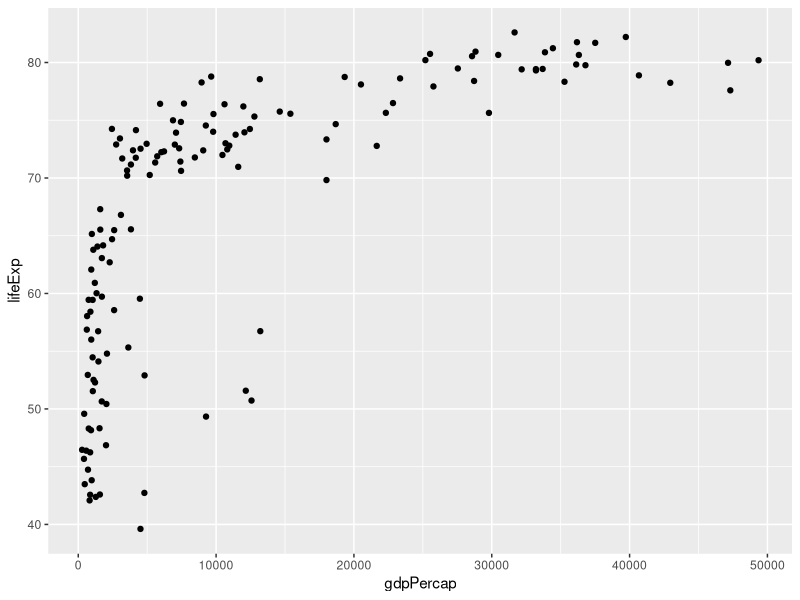
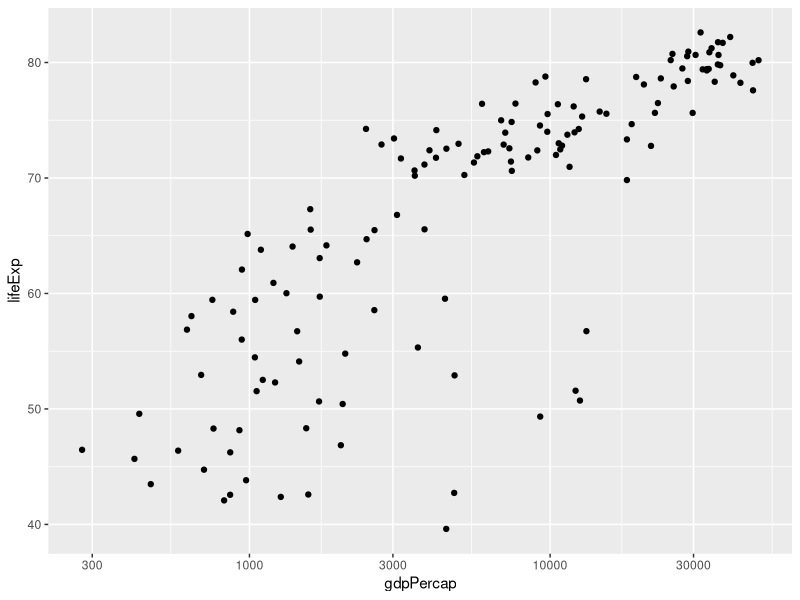
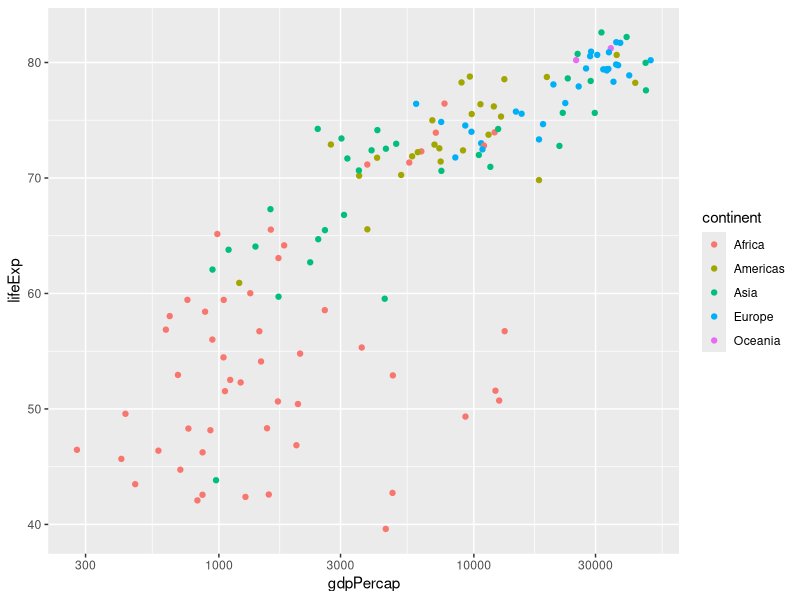
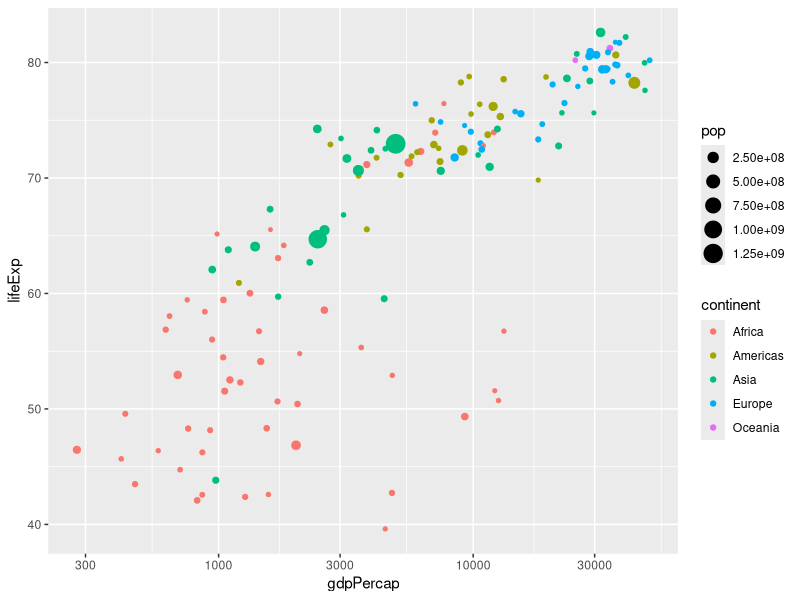
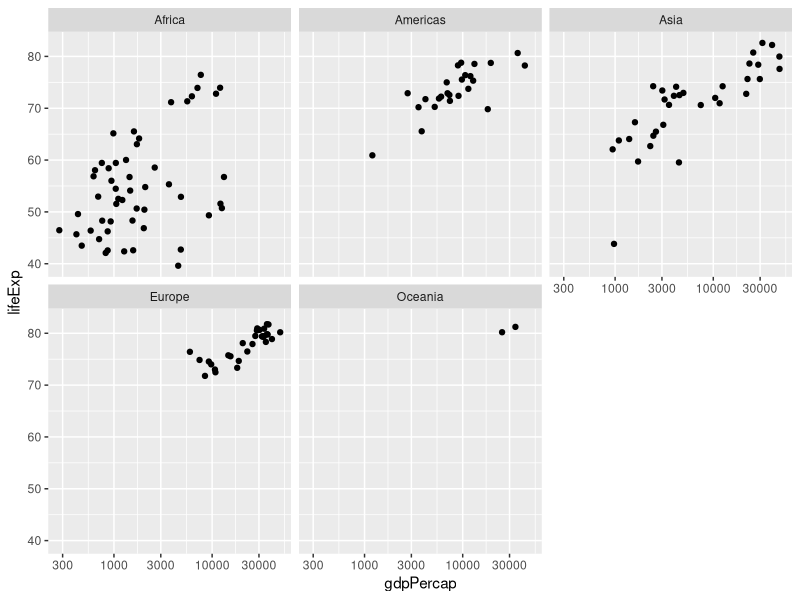
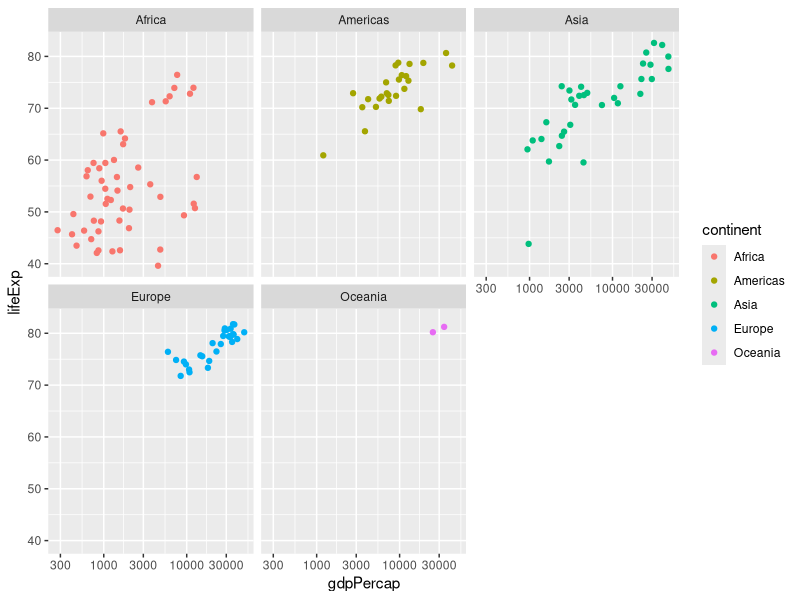
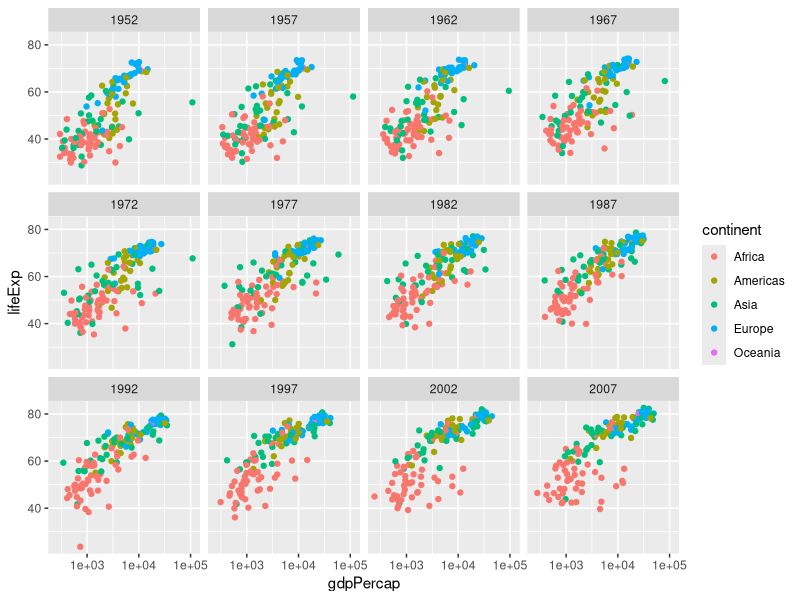

The R script that drew these images, in order:
## ---- chunk 1
library(dplyr)
library(ggplot2)
library(readr)
## ---- chunk 2
# csv with base R

## ---- chunk 3
# tsv with readr
gapminder <- read_tsv("gapminder.tsv", col_names = TRUE)
## ---- chunk 4
# working with 2007 data only
gapminder_2007 <- gapminder %>%
    filter(year == 2007)
## ---- chunk 5
# average life expectancy in the year 2007 (all countries)
gapminder %>%
    filter(year == 2007) %>%
    summarize(meanLifeExp = mean(lifeExp))
## ---- chunk 6
# 1957 median life expectancy and max GDP per capita
gapminder %>%
    filter(year == 1957) %>%
    summarize(medianLifeExp = median(lifeExp),
              maxGdpPercap = max(gdpPercap))
## ---- chunk 7
# grouping by year
# then summarize mean life expectancy & population
by_year <- gapminder %>%
    group_by(year) %>%
    summarize(meanLifeExp = mean(lifeExp),
              totalPop = sum(pop))
## ---- chunk 8
# filtered data 2007
ggplot(gapminder_2007, aes(x = gdpPercap, y = lifeExp)) +
    geom_point()
## ---- chunk 9
# distribution above on x-axis is too large, add log scale
ggplot(gapminder_2007, aes(x = gdpPercap, y = lifeExp)) +
    geom_point() +
    scale_x_log10()
## ---- chunk 10
# mapping continent variable to color aesthetic
ggplot(gapminder_2007, aes(x = gdpPercap, y = lifeExp,
                           color = continent)) +
    geom_point() +
    scale_x_log10()
## ---- chunk 11
# adding size aesthetic to plot above
ggplot(gapminder_2007, aes(x = gdpPercap, y = lifeExp,
                           color = continent,
                           size = pop)) +
    geom_point() +
    scale_x_log10()
## ---- chunk 12
# facet by continent
# removed color aes, explanation below
ggplot(gapminder_2007, aes(x = gdpPercap, y = lifeExp)) +
    geom_point() +
    scale_x_log10() +
    facet_wrap(~ continent)
## ---- chunk 13
# facet by continent, but keeping color aesthetic mapped to continent
ggplot(gapminder_2007, aes(x = gdpPercap, y = lifeExp,
                           color = continent)) +
    geom_point() +
    scale_x_log10() +
    facet_wrap(~ continent)
## ---- chunk 14
# facet by year
# using gapminder data, not gapminder_2007, added color aesthetic back
ggplot(gapminder, aes(x = gdpPercap, y = lifeExp,
                      color = continent)) +
    geom_point() +
    scale_x_log10() +
    facet_wrap(~ year)
